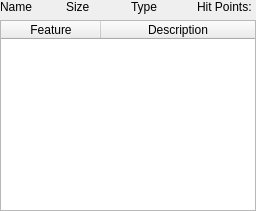
<?xml version="1.0" encoding="UTF-8"?>
<ui version="4.0">
 <class>RaceWidget</class>
 <widget class="QWidget" name="RaceWidget">
  <property name="geometry">
   <rect>
    <x>0</x>
    <y>0</y>
    <width>256</width>
    <height>211</height>
   </rect>
  </property>
  <property name="windowTitle">
   <string>RaceWidget</string>
  </property>
  <layout class="QGridLayout" name="gridLayout">
   <property name="leftMargin">
    <number>0</number>
   </property>
   <property name="topMargin">
    <number>0</number>
   </property>
   <property name="rightMargin">
    <number>0</number>
   </property>
   <property name="bottomMargin">
    <number>0</number>
   </property>
   <item row="0" column="0">
    <widget class="QLabel" name="rNameLabel">
     <property name="text">
      <string>Name</string>
     </property>
    </widget>
   </item>
   <item row="0" column="1">
    <widget class="QLabel" name="rSizeLabel">
     <property name="text">
      <string>Size</string>
     </property>
    </widget>
   </item>
   <item row="0" column="2">
    <widget class="QLabel" name="rTypeLabel">
     <property name="text">
      <string>Type</string>
     </property>
    </widget>
   </item>
   <item row="0" column="3">
    <widget class="QLabel" name="rHPLabel">
     <property name="text">
      <string>Hit Points: </string>
     </property>
    </widget>
   </item>
   <item row="1" column="0" colspan="4">
    <widget class="QTableWidget" name="rFeatureTableWidget">
     <property name="editTriggers">
      <set>QAbstractItemView::NoEditTriggers</set>
     </property>
     <attribute name="horizontalHeaderStretchLastSection">
      <bool>true</bool>
     </attribute>
     <column>
      <property name="text">
       <string>Feature</string>
      </property>
     </column>
     <column>
      <property name="text">
       <string>Description</string>
      </property>
     </column>
    </widget>
   </item>
  </layout>
 </widget>
 <layoutdefault spacing="6" margin="11"/>
 <resources/>
 <connections/>
</ui>
